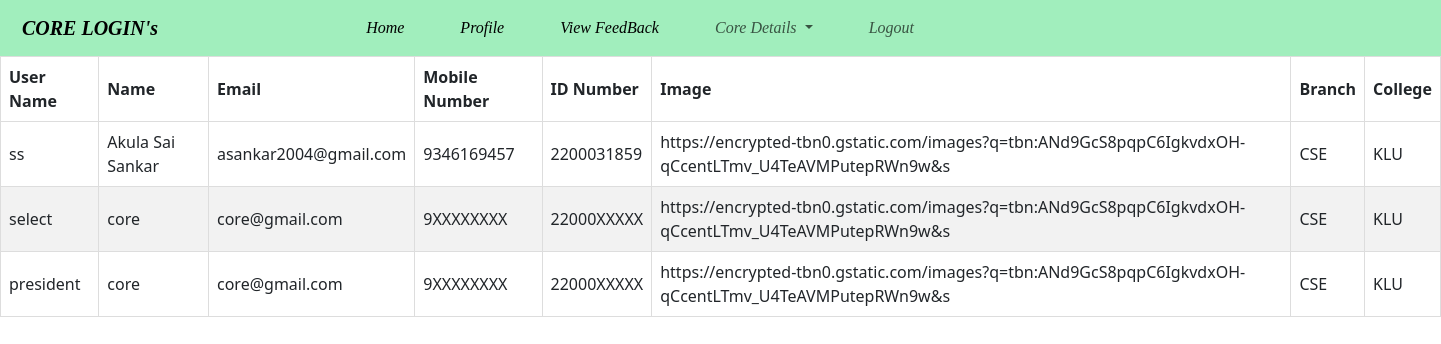
The page /core/profileview/ on the database as committed earlier.
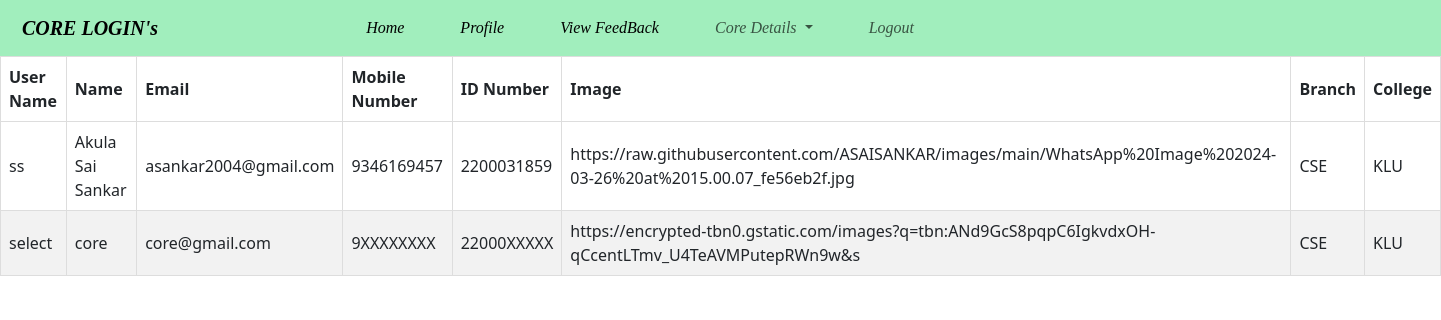
The same page on the database as committed later.
### yogacore/models.py (models this page shows)
class Profile(models.Model):
    username=models.CharField(max_length=100)
    name = models.CharField(default="core",max_length=100)
    email=models.EmailField(default="core@gmail.com")
    phonenumber=models.CharField(default="9XXXXXXXX",max_length=10)
    idnumber=models.CharField(default="22000XXXXX",max_length=10)
    image=models.CharField(default="https://encrypted-tbn0.gstatic.com/images?q=tbn:ANd9GcS8pqpC6IgkvdxOH-qCcentLTmv_U4TeAVMPutepRWn9w&s",max_length=500)
    branch=models.CharField(default="CSE",max_length=10)
    college=models.CharField(default="KLU",max_length=10)
    class Meta:
        db_table="Profile"

### yogacore/views.py (the view)
# urls.py: path('profileview/',profileview,name='profileview'),
def profileview(request):
    details=Profile.objects.all()
    return render(request,'coredata.html',{'details':details})

### templates/coredata.html (shortened to what this page needs)
{% extends 'corenavbar.html' %}
{% load static %}
{% block body %}
<div align="center">
    <table>
        <thead>
            <tr>
                <th>User Name</th>
                <th>Name</th>
                <th>Email</th>
                <th>Mobile Number</th>
                <th>ID Number</th>
                <th>Image</th>
                <th>Branch</th>
                <th>College</th>
            </tr>
        </thead>
        <tbody>
            {% for detail in details %}
            <tr>
                <td>{{ detail.username }}</td>
                <td>{{ detail.name }}</td>
                <td>{{ detail.email }}</td>
                <td>{{ detail.phonenumber }}</td>
                <td>{{ detail.idnumber }}</td>
                <td>{{ detail.image }}</td>
                <td>{{ detail.branch }}</td>
                <td>{{ detail.college }}</td>
            </tr>
            {% endfor %}
        </tbody>
    </table>
</div>
{% endblock %}

Rows that differ between the two databases and show on the page:
removed Profile: username "president", name "core", email "core@gmail.com", phonenumber "9XXXXXXXX", idnumber "22000XXXXX", image "https://encrypted-tbn0.gstatic.com/images?q=tbn:ANd9GcS8pqpC6IgkvdxOH-qCcentLTmv_U4TeAVMPutepRWn9w&s", branch "CSE", college "KLU"
changed Profile "ss": image "https://encrypted-tbn0.gstatic.com/images?q=tbn:ANd9GcS8pqpC6IgkvdxOH-qCcentLTmv_U4TeAVMPutepRWn9w&s" → "https://raw.githubusercontent.com/ASAISANKAR/images/main/WhatsApp%20Image%202024-03-26%20at%2015.00.07_fe56eb2f.jpg"
